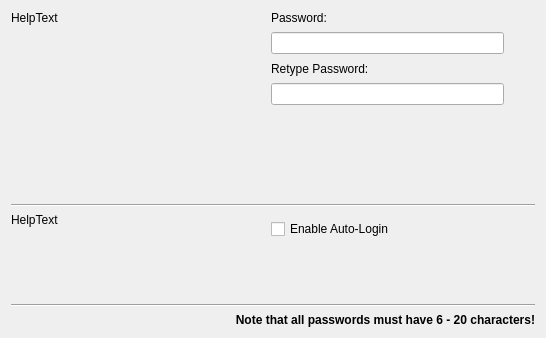
<?xml version="1.0" encoding="UTF-8"?>
<ui version="4.0">
 <class>wpUserPwd</class>
 <widget class="QWizardPage" name="wpUserPwd">
  <property name="geometry">
   <rect>
    <x>0</x>
    <y>0</y>
    <width>546</width>
    <height>338</height>
   </rect>
  </property>
  <property name="windowTitle">
   <string>WizardPage</string>
  </property>
  <property name="title">
   <string>User configuration</string>
  </property>
  <property name="subTitle">
   <string>Password for your user account</string>
  </property>
  <layout class="QGridLayout" name="gridLayout">
   <item row="0" column="0" rowspan="3">
    <widget class="QLabel" name="lblHelpText">
     <property name="sizePolicy">
      <sizepolicy hsizetype="MinimumExpanding" vsizetype="Expanding">
       <horstretch>0</horstretch>
       <verstretch>0</verstretch>
      </sizepolicy>
     </property>
     <property name="minimumSize">
      <size>
       <width>150</width>
       <height>0</height>
      </size>
     </property>
     <property name="text">
      <string>HelpText</string>
     </property>
     <property name="textFormat">
      <enum>Qt::RichText</enum>
     </property>
     <property name="alignment">
      <set>Qt::AlignLeading|Qt::AlignLeft|Qt::AlignTop</set>
     </property>
     <property name="wordWrap">
      <bool>true</bool>
     </property>
     <property name="openExternalLinks">
      <bool>true</bool>
     </property>
    </widget>
   </item>
   <item row="0" column="1">
    <layout class="QVBoxLayout" name="verticalLayout_2">
     <item>
      <widget class="QLabel" name="lblPwd">
       <property name="text">
        <string>Password:</string>
       </property>
      </widget>
     </item>
     <item>
      <layout class="QHBoxLayout" name="horizontalLayout">
       <item>
        <widget class="QLineEdit" name="password">
         <property name="maxLength">
          <number>20</number>
         </property>
         <property name="echoMode">
          <enum>QLineEdit::Password</enum>
         </property>
        </widget>
       </item>
       <item>
        <widget class="QLabel" name="passwordStatus">
         <property name="sizePolicy">
          <sizepolicy hsizetype="Fixed" vsizetype="Fixed">
           <horstretch>0</horstretch>
           <verstretch>0</verstretch>
          </sizepolicy>
         </property>
         <property name="minimumSize">
          <size>
           <width>25</width>
           <height>25</height>
          </size>
         </property>
        </widget>
       </item>
      </layout>
     </item>
    </layout>
   </item>
   <item row="1" column="1">
    <layout class="QVBoxLayout" name="verticalLayout">
     <item>
      <widget class="QLabel" name="lblRetypePwd">
       <property name="text">
        <string>Retype Password:</string>
       </property>
      </widget>
     </item>
     <item>
      <layout class="QHBoxLayout" name="horizontalLayout_2">
       <item>
        <widget class="QLineEdit" name="retypePassword">
         <property name="maxLength">
          <number>20</number>
         </property>
         <property name="echoMode">
          <enum>QLineEdit::Password</enum>
         </property>
        </widget>
       </item>
       <item>
        <widget class="QLabel" name="retypePasswordStatus">
         <property name="sizePolicy">
          <sizepolicy hsizetype="Fixed" vsizetype="Fixed">
           <horstretch>0</horstretch>
           <verstretch>0</verstretch>
          </sizepolicy>
         </property>
         <property name="minimumSize">
          <size>
           <width>25</width>
           <height>25</height>
          </size>
         </property>
        </widget>
       </item>
      </layout>
     </item>
    </layout>
   </item>
   <item row="2" column="1">
    <spacer name="verticalSpacer">
     <property name="orientation">
      <enum>Qt::Vertical</enum>
     </property>
     <property name="sizeHint" stdset="0">
      <size>
       <width>264</width>
       <height>91</height>
      </size>
     </property>
    </spacer>
   </item>
   <item row="3" column="0" colspan="2">
    <widget class="Line" name="line_2">
     <property name="orientation">
      <enum>Qt::Horizontal</enum>
     </property>
    </widget>
   </item>
   <item row="4" column="0" rowspan="3">
    <widget class="QLabel" name="lblHelpText_2">
     <property name="sizePolicy">
      <sizepolicy hsizetype="MinimumExpanding" vsizetype="Expanding">
       <horstretch>0</horstretch>
       <verstretch>0</verstretch>
      </sizepolicy>
     </property>
     <property name="minimumSize">
      <size>
       <width>150</width>
       <height>0</height>
      </size>
     </property>
     <property name="text">
      <string>HelpText</string>
     </property>
     <property name="textFormat">
      <enum>Qt::RichText</enum>
     </property>
     <property name="alignment">
      <set>Qt::AlignLeading|Qt::AlignLeft|Qt::AlignTop</set>
     </property>
     <property name="wordWrap">
      <bool>true</bool>
     </property>
     <property name="openExternalLinks">
      <bool>true</bool>
     </property>
    </widget>
   </item>
   <item row="5" column="1">
    <widget class="QCheckBox" name="autologin">
     <property name="text">
      <string>Enable Auto-Login</string>
     </property>
    </widget>
   </item>
   <item row="6" column="1">
    <spacer name="verticalSpacer_2">
     <property name="orientation">
      <enum>Qt::Vertical</enum>
     </property>
     <property name="sizeHint" stdset="0">
      <size>
       <width>264</width>
       <height>59</height>
      </size>
     </property>
    </spacer>
   </item>
   <item row="7" column="0" colspan="2">
    <layout class="QVBoxLayout" name="verticalLayout_3">
     <item>
      <widget class="Line" name="line">
       <property name="orientation">
        <enum>Qt::Horizontal</enum>
       </property>
      </widget>
     </item>
     <item>
      <widget class="QLabel" name="lblPwdLenNote">
       <property name="text">
        <string>&lt;b&gt;Note that all passwords must have 6 - 20 characters!&lt;/b&gt;</string>
       </property>
       <property name="alignment">
        <set>Qt::AlignRight|Qt::AlignTrailing|Qt::AlignVCenter</set>
       </property>
      </widget>
     </item>
    </layout>
   </item>
  </layout>
 </widget>
 <tabstops>
  <tabstop>password</tabstop>
  <tabstop>retypePassword</tabstop>
  <tabstop>autologin</tabstop>
 </tabstops>
 <resources/>
 <connections/>
</ui>
